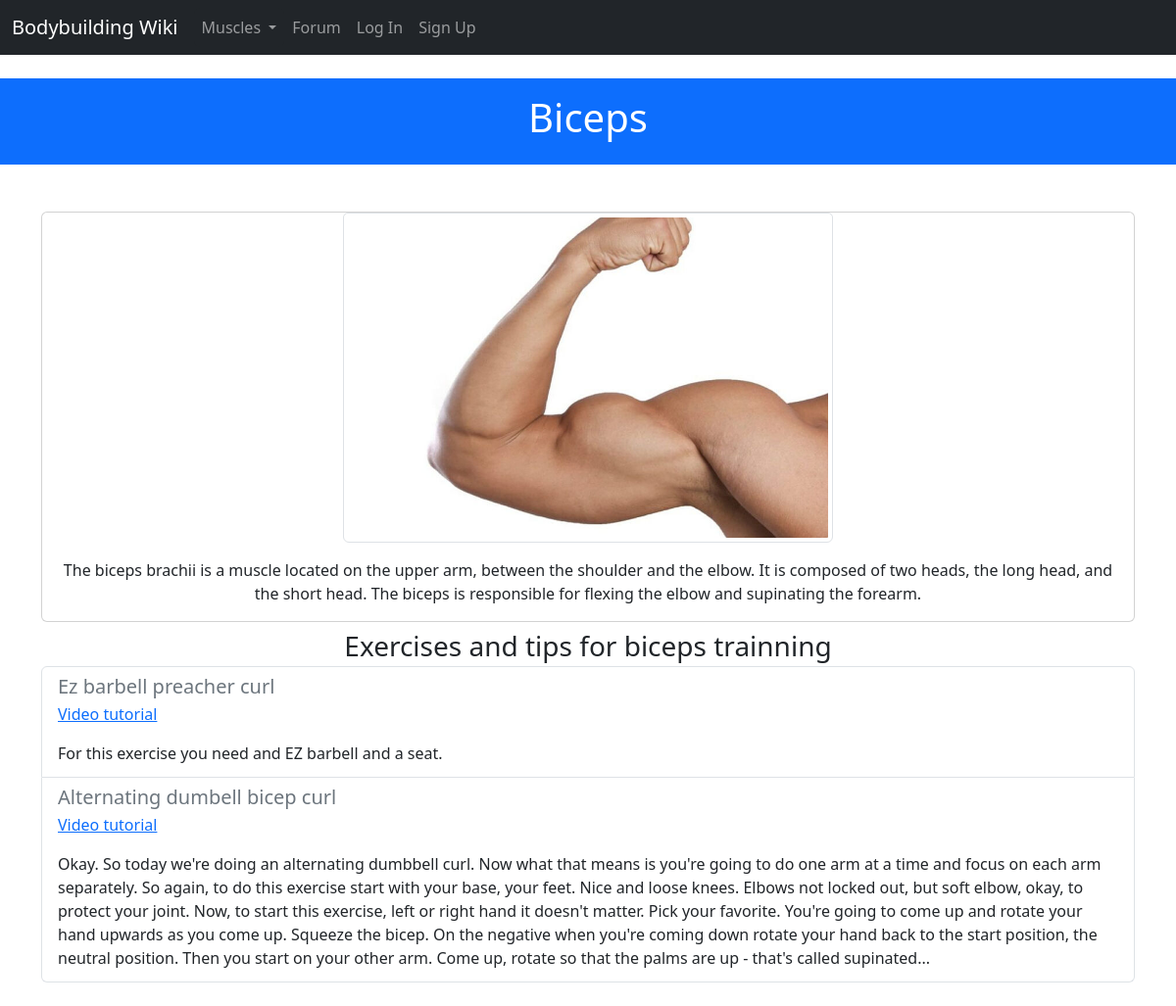
/muscle/detail/biceps, run on the app's committed database.
### project/muscle/models.py (models this page shows, shortened)
class Muscle(db.Model):
    __tablename__ = 'muscles'
    id = db.Column(db.Integer, primary_key=True)
    name = db.Column(db.String(50), unique=True)
    image_name = db.Column(db.String(50), unique=True, nullable=True)
    description = db.Column(db.String(200), nullable=False)
    exercises = db.relationship('Exercise', backref='muscle', lazy='dynamic')

class Exercise(db.Model):
    __tablename__ = 'exercises'
    id = db.Column(db.Integer, primary_key=True)
    muscle_id = db.Column(db.Integer, db.ForeignKey('muscles.id', name='fk_exercise_muscle'))
    name = db.Column(db.String(50), unique=True)
    video_link = db.Column(db.String(250), nullable=True)
    description = db.Column(db.Text())
    author_id = db.Column(db.Integer, db.ForeignKey('users.id'), nullable=False)
    author_name = db.Column(db.String(64))

### project/muscle/views.py (the view)
@muscle.route("/detail/<string:muscle>")
def muscle_detail(muscle):
    muscle = Muscle.query.filter_by(name=muscle.lower()).first_or_404()
    exercises = muscle.exercises.all()
    return render_template('muscle/muscle_detail.html', muscle=muscle, exercises=exercises)

### project/auth/models.py (called while the page is built)
    def is_admin(self):
        return False

### project/main/__init__.py (called while the page is built)
@main.app_context_processor
def inject_user():
    return dict(user=current_user or None)

@main.app_context_processor
def inject_permissions():
    return dict(Permission=Permission)

@main.app_context_processor
def inject_muscles():
    return dict(muscles=Muscle.query.all())

### project/templates/muscle/muscle_detail.html (shortened to what this page needs)
{% extends 'base.html' %}
{% block header %} {{ muscle.name | capitalize }}  {% endblock header %}
{% block content %}
<div class="container mt-5">
    <div class="card text-center">
        <img src="{{ url_for('static', filename=muscle.image_name) }}"
        class="card-img-top img-thumbnail mx-auto" style="max-width: 500px; max-height: 500px;" alt="{{ muscle.name }}">
        <div class="card-body">
            <p class="card-text">{{ muscle.description }}</p>
        </div>
    </div>
</div>
<div class="container mt-2 mb-4">
    <h3 class="mb-1 text-center">Exercises and tips for {{ muscle.name.lower() }} trainning</h3>
    <div class="list-group">
        {% for exercise in exercises %}
        <div class="list-group-item list-group-item-action" aria-current="true">
          <div class="d-flex w-100 justify-content-between">
            <h5 class="mb-1">
              <a class="link-secondary link-offset-2 link-underline-opacity-0 link-underline-opacity-100-hover"
              href="{{ url_for('muscle.exercise_detail', muscle=exercise.muscle.name, name=exercise.name) }}">
              {{exercise.name}}
              </a>
            </h5>
          </div>
          {% if exercise.video_link %}
          <p><a href={{exercise.video_link}}>Video tutorial</a></p>
        {% endif %}
          <p class="mb-1">{{ exercise.description|truncate(700) }}</p>
        </div>
        {% endfor %}
</div>
{% endblock content %}

### project/static/css/arnold.css (style rules this page uses)
img { outline: none; }

### data on the page
Muscle: name "Biceps", image_name+name (picture), description "The biceps brachii is a muscle located on the upper arm, between the shoulder and the elbow. It is composed of two heads, the long head, and the short head. The biceps is responsible for flexing the elbow and supinating the forearm.", name "biceps"
Exercise: name "Ez barbell preacher curl", description "For this exercise you need and EZ barbell and a seat."
Exercise: name "Alternating dumbell bicep curl", description "Okay. So today we're doing an alternating dumbbell curl. Now what that means is you're going to do one arm at a time and focus on each arm separately. So again, to do this exercise start with your base, your feet. Nice and loose knees. Elbows not locked out, but soft elbow, okay, to protect your joint. Now, to start this exercise, left or right hand it doesn't matter. Pick your favorite. You're going to come up and rotate your hand upwards as you come up. Squeeze the bicep. On the negative when you're coming down rotate your hand back to the start position, the neutral position. Then you start on your other arm. Come up, rotate so that the palms are up - that's called supinated..."
